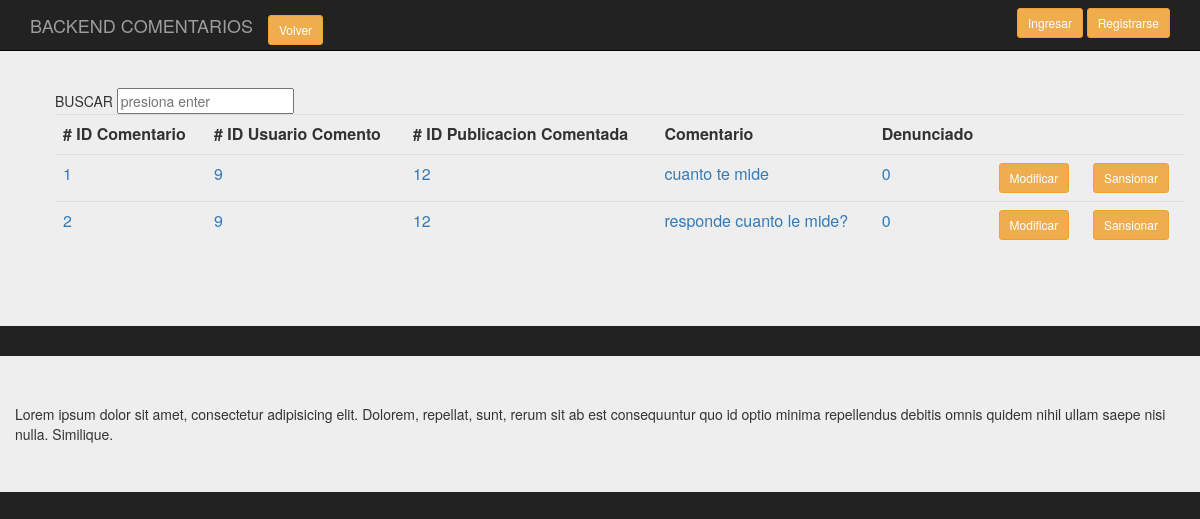
The app's page /backend/Presentacion/BackComenta.php, older data.
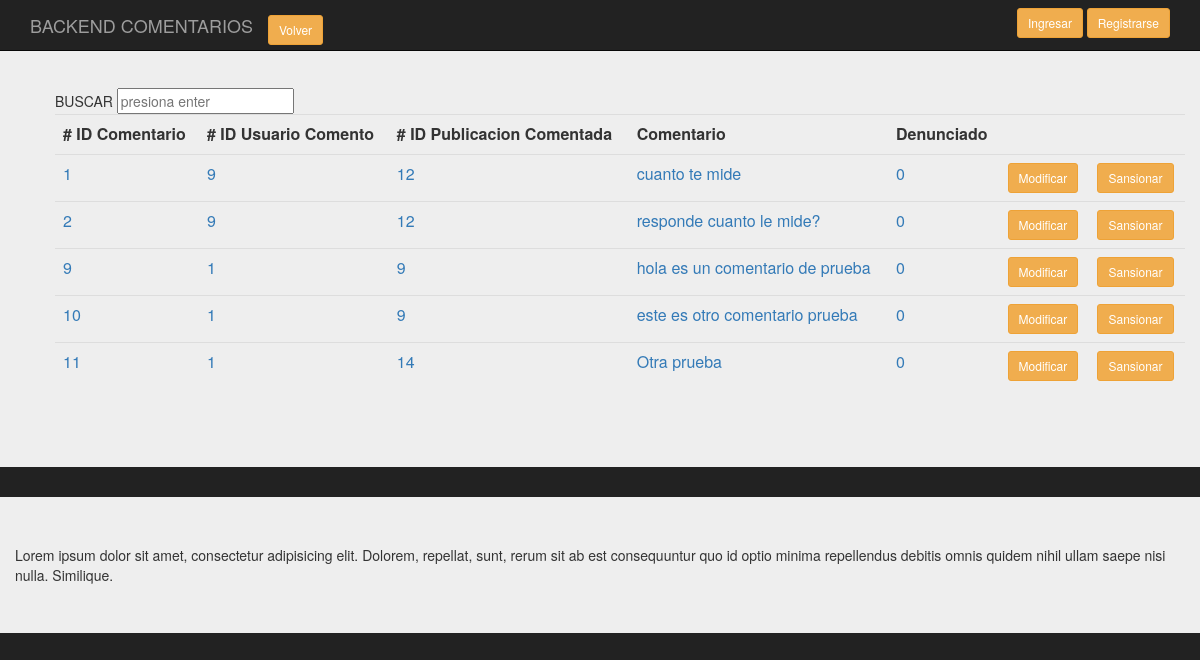
The same page, newer data.
### tables this page shows
CREATE TABLE `comenta` (
  `id_comen` int(11) NOT NULL,
  `id_usucom` int(11) NOT NULL,
  `id_pubcom` int(11) NOT NULL,
  `comentario` varchar(200) DEFAULT NULL,
  `denunciado_com` tinyint(1) NOT NULL,
  `responde_com` varchar(400) NOT NULL
);

### backend/clases/Comenta.class.php (called while the page is built, shortened)
<?php
require_once('../persistencia/PersistenciaComenta.class.php');
class Comenta
{
    public function consultaTodos($conex)
    {
      $pu=new PersistenciaComenta;
      $datos= $pu->consTodos($conex);
      return $datos;
    }
}
?>

### backend/persistencia/PersistenciaComenta.class.php (called while the page is built, shortened)
<?php
class PersistenciaComenta
{
   public function consTodos( $conex)
   {
        $sql = "select * from comenta";
        $result = $conex->prepare($sql);
		$result->execute();
		$resultados=$result->fetchAll();
       return $resultados;
    }
 }
?>

### backend/Presentacion/BackComenta.php (the view, shortened to what this page needs)
<?php
require_once('../clases/Comenta.class.php');
?>
<!doctype html>
<html lang="en">
<head>
<link rel="stylesheet" href="https://maxcdn.bootstrapcdn.com/bootstrap/3.3.7/css/bootstrap.min.css">
<link rel="stylesheet" href="../css/estilos.css">
	</head>
<body>
		<div class="container">
			<nav class="navbar navbar-inverse navbar-fixed-top">
				  <div class="container">
					<div class="navbar-header">
					  <a class="navbar-brand" href="#">BACKEND COMENTARIOS</a>
					  <div class="navbar-brand">
						<a href="index.php" class="btn btn-warning btn-sm">Volver</a>
					  </div>
					</div>
					<div id="navbar" class="navbar-collapse collapse">
					  <form class="navbar-form navbar-right">
						<a href="singin.php" class="btn btn-warning btn-sm">Ingresar</a>
						<a href="Login.php" class="btn btn-warning btn-sm">Registrarse</a>
					  </form>
					</div>
				  </div>
			</nav>
		</div>
		<div class="jumbotron">
			<div class="container-fluid">
				<section class="main row">
					<div class="col-md-12">
					<ol class="pre-scrollable">
										<table class="table">
																<form class="forma-busqueda cf" action="/search.php" method="post">
																	<input name="keywords" id="search_box" type="text" placeholder="presiona enter" >
																</form>
													<tr>
														<th># ID Comentario</th>
														<th># ID Usuario Comento</th>
														<th># ID Publicacion Comentada</th>
														<th>Comentario</th>
														<th>Denunciado</th>
														<th></th>
														<th></th>
													</tr>
												<?php
													$conex = conectar();
													$d = new Comenta();
													$datos_d=$d->consultaTodos($conex);
													$cuenta=count($datos_d);
												?>
												<?php
												for ($i=0;$i<$cuenta;$i++)
												{
												?>
													<tr>
															<td><a value="<?php echo $datos_d[$i][0]?>"  ><?php echo $datos_d[$i][0]?></a></td>
															<td><a value="<?php echo $datos_d[$i][0]?>"  ><?php echo $datos_d[$i][1]?></a></td>
															<td><a value="<?php echo $datos_d[$i][0]?>"  ><?php echo $datos_d[$i][2]?></a></td>
															<td><a value="<?php echo $datos_d[$i][0]?>"  ><?php echo $datos_d[$i][3]?></a></td>
															<td><a value="<?php echo $datos_d[$i][0]?>"  ><?php echo $datos_d[$i][4]?></a></td>
															<td><a href="singin.php" class="btn btn-warning btn-sm">Modificar</a></td>
															<td><a href="Login.php" class="btn btn-warning btn-sm">Sansionar</a></td>
													</tr>
												<?php
												}
												?>
										</table>
					</ol>
					</div>
				</section>
			</div>
		</div>
		<div class="jumbotron">
		<div class="container">
			<div class="row">
			Lorem ipsum dolor sit amet, consectetur adipisicing elit. Dolorem, repellat, sunt, rerum sit ab est consequuntur quo id optio minima repellendus debitis omnis quidem nihil ullam saepe nisi nulla. Similique.
		</div>
		</div>
</body>
</html>

### backend/Css/estilos.css (style rules this page uses)
body { padding-top: 40px; padding-bottom: 40px; background-color: #222; }
.forma-busqueda { margin-left: -2px; }

Row changes from the older to the newer data that the page shows:
added comenta: id_comen "9", id_usucom "1", id_pubcom "9", comentario "hola es un comentario de prueba", denunciado_com "0"
added comenta: id_comen "10", id_usucom "1", id_pubcom "9", comentario "este es otro comentario prueba", denunciado_com "0"
added comenta: id_comen "11", id_usucom "1", id_pubcom "14", comentario "Otra prueba", denunciado_com "0"
